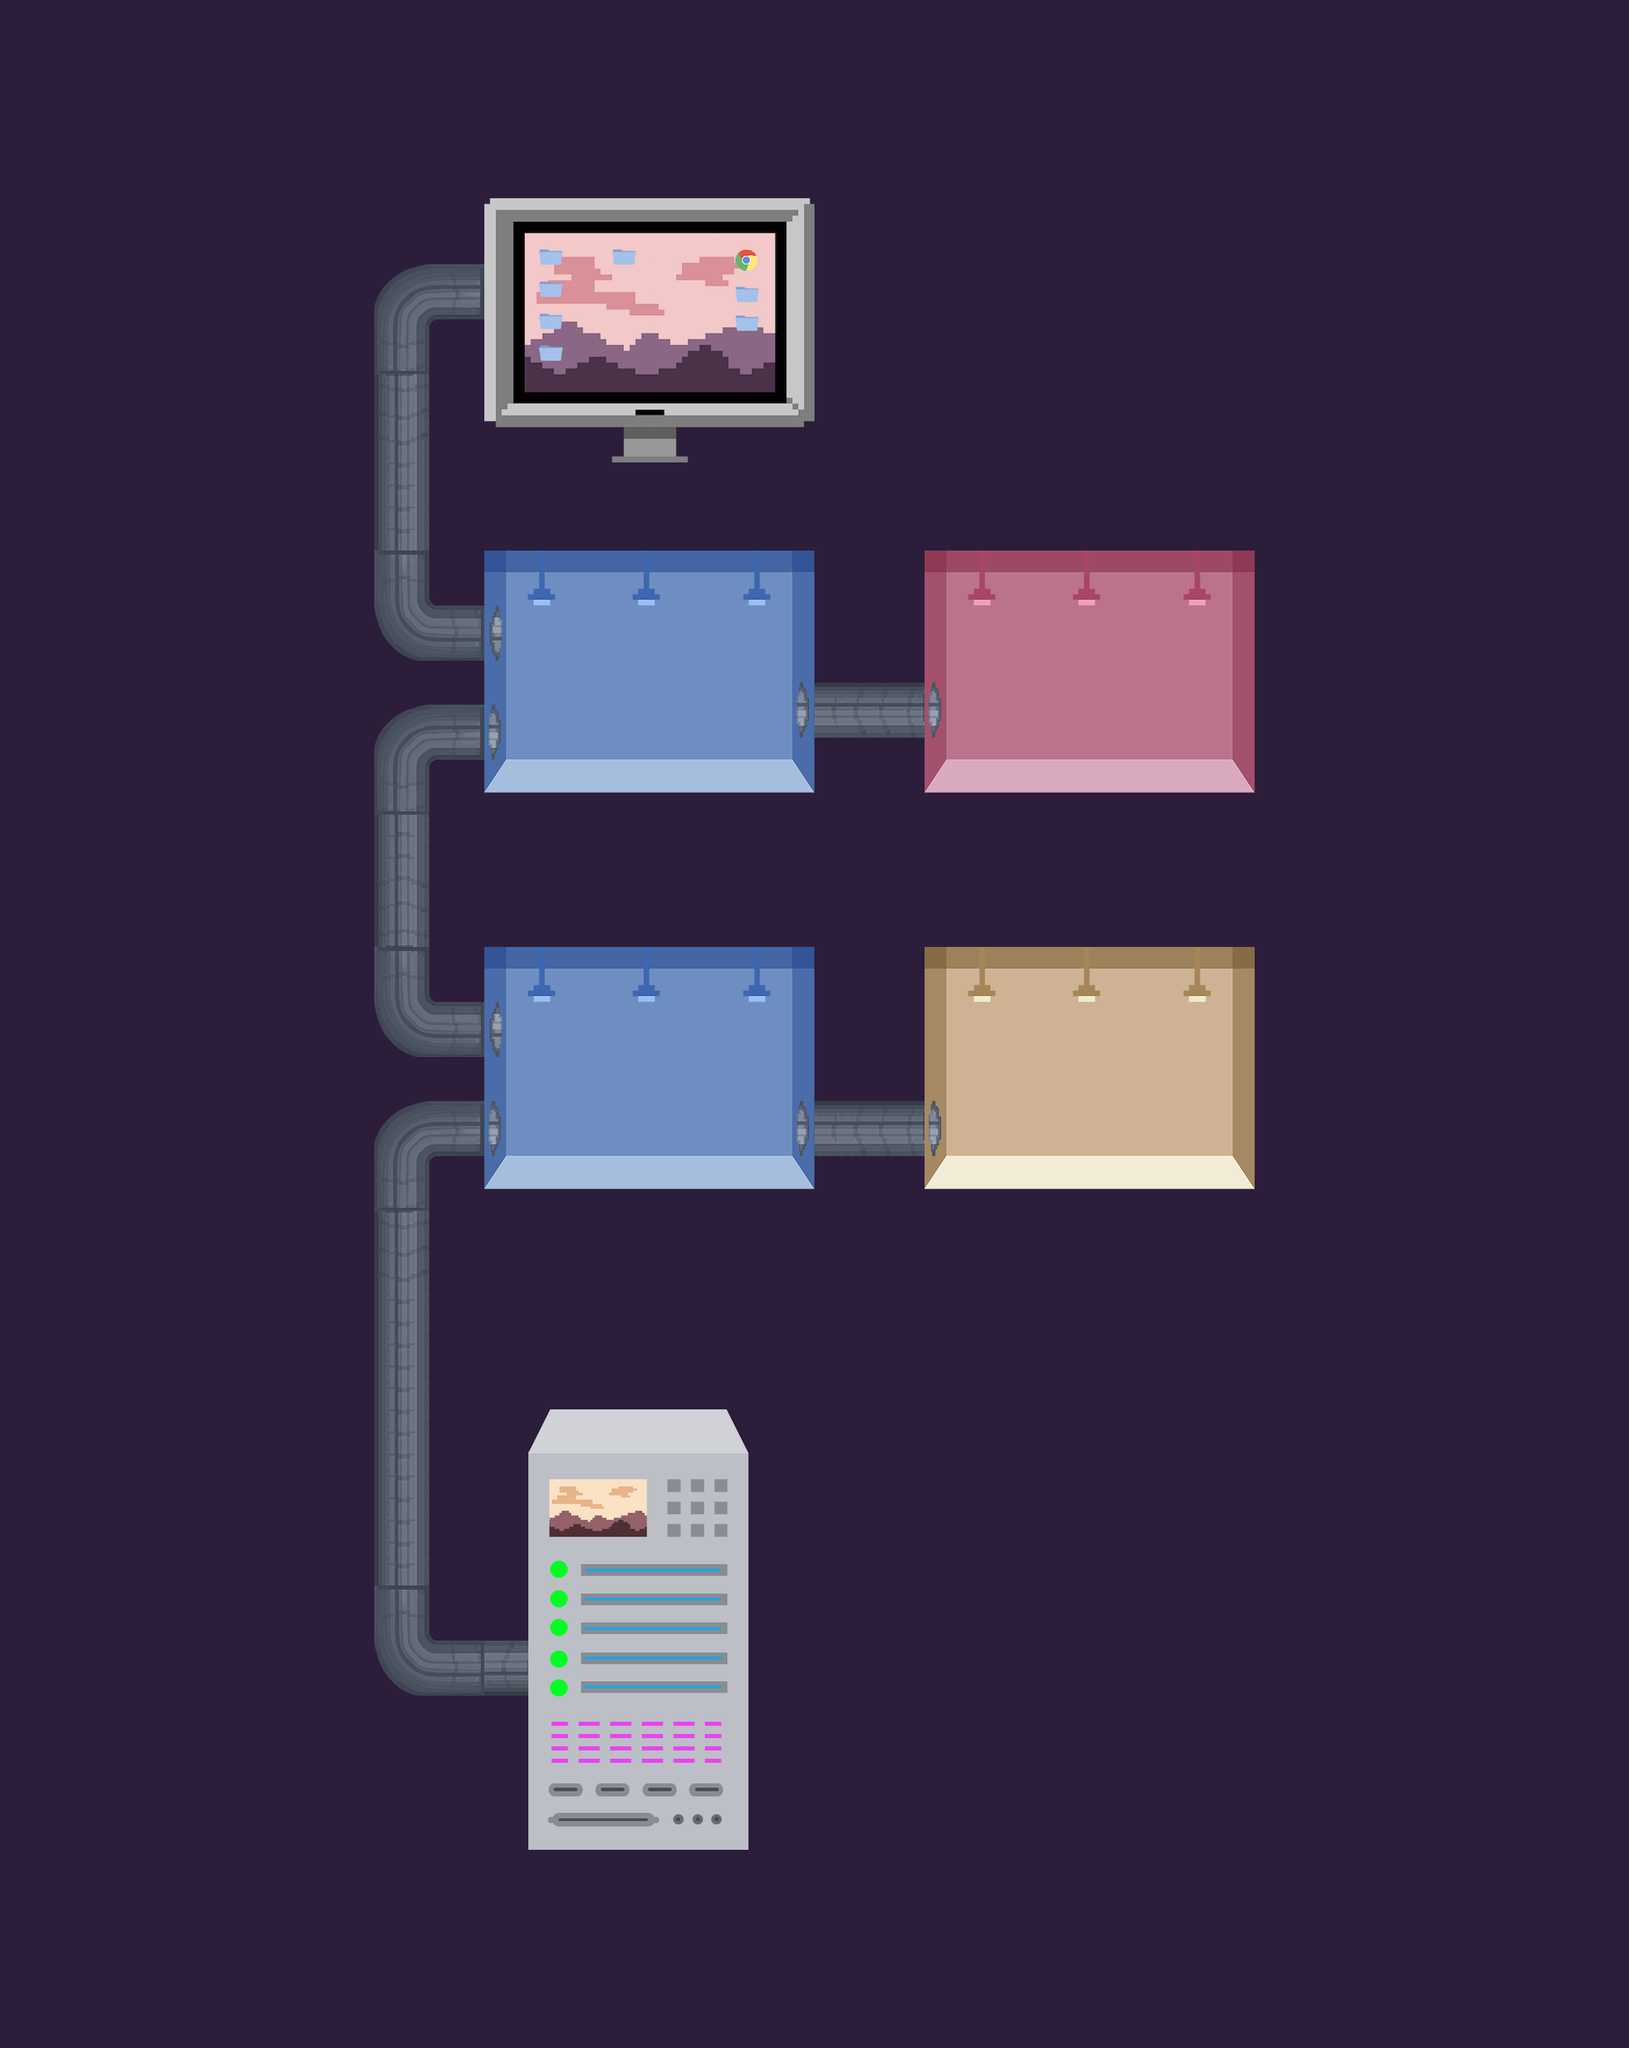

Tiled map render using the project's own tile images. Description and the map definition, with tile-layer contents summarised, below:
An orthogonal 74x93 tile map with 32x32 px tiles, 3 tile layers (background, collision, objects), 8 tilesets.

<map version="1.0" orientation="orthogonal" renderorder="right-down" width="74" height="93" tilewidth="32" tileheight="32" nextobjectid="1">
 <tileset firstgid="1" name="blue_room" tilewidth="32" tileheight="32" tilecount="414" columns="23">
  <image source="Rooms/blue_room.png" trans="ffffff" width="738" height="600" />
 </tileset>
 <tileset firstgid="415" name="sand_room" tilewidth="32" tileheight="32" tilecount="414" columns="23">
  <image source="Rooms/sand_room.png" trans="ffffff" width="738" height="600" />
 </tileset>
 <tileset firstgid="829" name="pink_room" tilewidth="32" tileheight="32" tilecount="414" columns="23">
  <image source="Rooms/pink_room.png" trans="ffffff" width="738" height="600" />
 </tileset>
 <tileset firstgid="1243" name="pipe_connector" tilewidth="32" tileheight="32" tilecount="25" columns="5">
  <image source="pipe_connector.png" trans="ffffff" width="160" height="160" />
 </tileset>
 <tileset firstgid="1268" name="pipe" tilewidth="32" tileheight="32" tilecount="20" columns="5">
  <image source="pipe.png" trans="ffffff" width="160" height="128" />
 </tileset>
 <tileset firstgid="1288" name="pipe_opening" tilewidth="32" tileheight="32" tilecount="3" columns="3">
  <image source="pipe_opening.png" trans="ffffff" width="96" height="32" />
 </tileset>
 <tileset firstgid="1291" name="computer_resize" tilewidth="32" tileheight="32" tilecount="180" columns="15">
  <image source="computer_resize.png" trans="ffffff" width="482" height="384" />
 </tileset>
 <tileset firstgid="1471" name="1" tilewidth="32" tileheight="32" tilecount="322" columns="14">
  <image source="Servers/1.png" trans="ffffff" width="448" height="736" />
 </tileset>
 <layer name="background" width="74" height="93">
  <data>[6882 cells, 6882 non-empty, 498 distinct tile ids]</data>
 </layer>
 <layer name="collision" width="74" height="93">
  <data>[6882 cells, 463 non-empty, 326 distinct tile ids]</data>
 </layer>
 <layer name="objects" width="74" height="93">
  <data>[6882 cells, 574 non-empty, 311 distinct tile ids]</data>
 </layer>
</map>
